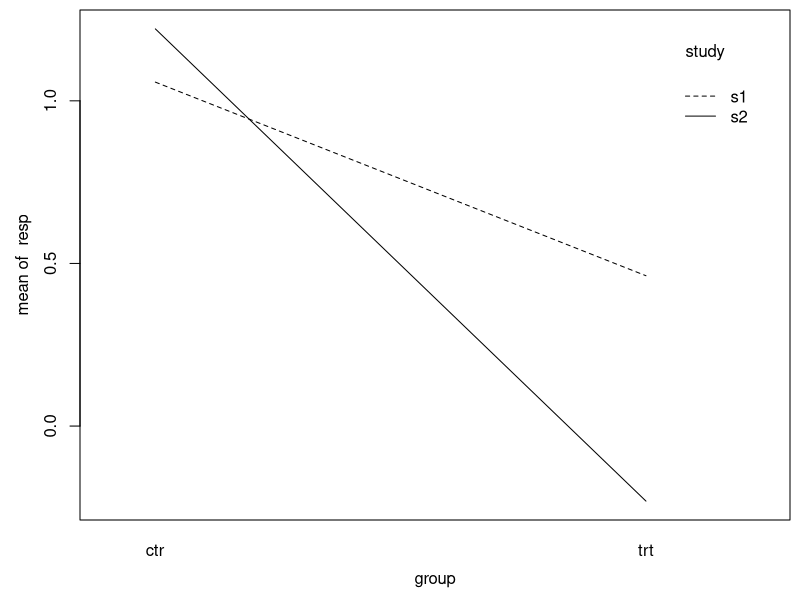
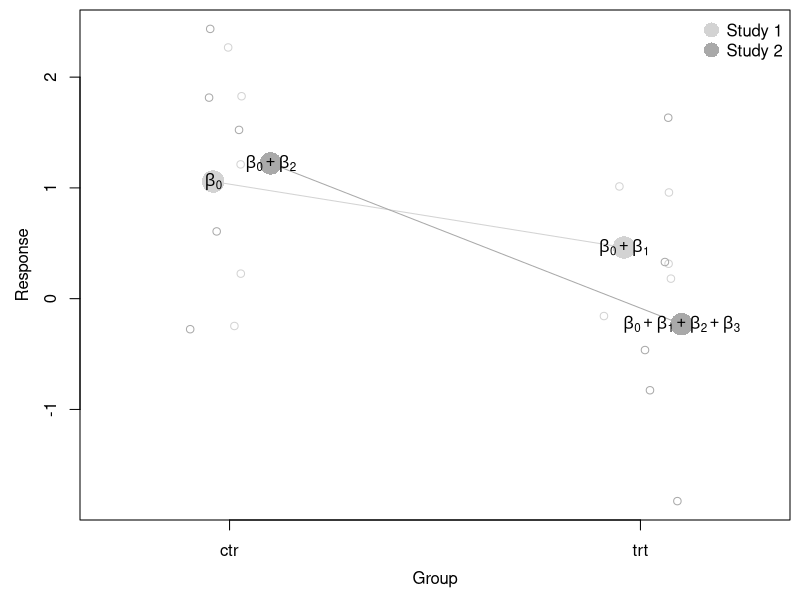
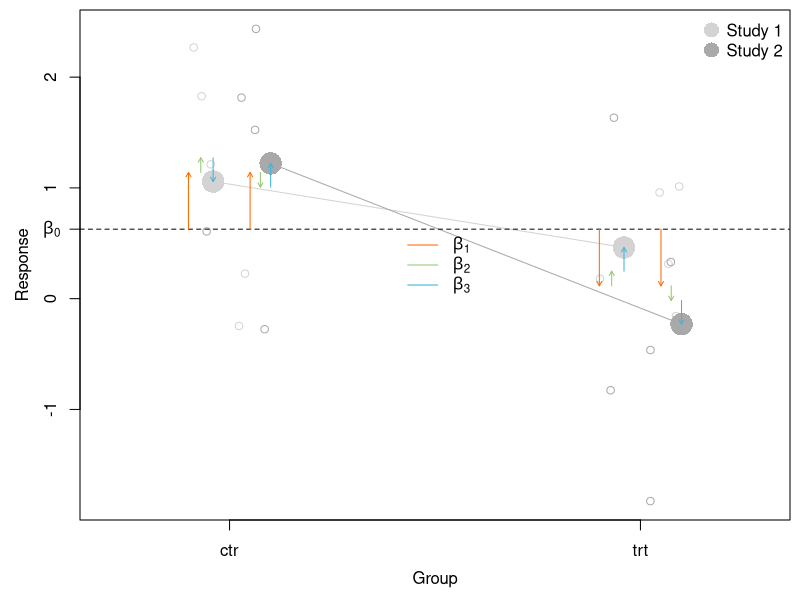

The R script that drew these images, in order:
#' ---
#' title: "Effect vs. dummy coding"
#' author: "Nora Wickelmaier"
#' date: "2024-11-06"
#' categories:
#'   - R
#'   - Categorical predictors
#' output:
#'   md_document:
#'     variant: gfm
#'     preserve_yaml: true
#' ---

#+ include = FALSE
date <- "2024-11-06"
knitr::opts_chunk$set(message = FALSE, warning = FALSE, fig.align = "center", fig.path = paste0("../figures/", date, "_"))

set.seed(1101)

#'
#' Let us look at the differences between effect and dummy coding for regression
#' models with categorical predictors.
#'

#' # Model with one categorical factor
#'
#' Let us simulate some data first, for $$n = 10$$ subjects and a group
#' predictor with levels `ctr` for the control group and `trt` for the treatment
#' group.

dat <- data.frame(id    = factor(1:10),
                  group = factor(c("ctr", "trt")),
                  resp  = c(rnorm(5, 1), rnorm(5)))

aggregate(resp ~ group, data = dat, FUN = mean)

#'
#' Per default are uses so-called dummy coding to represent factors. This means
#' that the reference category (here `ctr`) is set to 0 and the second category
#' is set to 1. R takes the first factor level as reference category in dummy
#' coding.

contrasts(dat$group)

#'
#' You can check the default settings of your R session with

options()$contrasts

#'
#' The first entry `"contr.treatment"` indicates dummy coding.
#'

#' ## Linear model with dummy coding
#'
#' Let us now fit a simple linear regression
#'
#' $$resp = \beta_0 + \beta_1 group + \varepsilon$$
#'
#' with $$\varepsilon \sim N(0,\sigma_{\varepsilon})$$.
#'
#' (For a two-level between factor, this is equivalent to an independent $$t$$
#' test.)

lm1 <- lm(resp ~ group, data = dat)
summary(lm1)

coef(lm1)[1]    # mean ctr
sum(coef(lm1))  # mean trt

#'
#' The interpretation of the parameters is straightforward: The Intercept
#' $$\beta_0$$ is the mean response in the control (here the reference) group
#' ($$\bar x_{ctr} = \beta_0$$) and $$\beta_1$$ is the difference between the
#' control and the treatment group ($$\bar x_{trt} = \beta_0 + \beta_1$$).
#'

#' ## Linear model with effect coding
#'
#' Next, we will fit the same model with effect coding. Hereby, the reference
#' group is coded as $$-1$$.

contrasts(dat$group) <- "contr.sum"
contrasts(dat$group)

#'
#' You can see that for effect coding, R takes the _last_ factor level as
#' reference category.
#'
#' Now, let us refit the model.

lm2 <- lm(resp ~ group, dat)
summary(lm2)

sum(coef(lm2))    # mean ctr
-diff(coef(lm2))  # mean trt

#'
#' In this model, the Intercept $$\beta_0$$ is now the overall mean (often
#' called the grand mean).

mean(dat$resp)

#'
#' And $$\beta_1$$ is the difference of the mean in group 1 (here the control
#' group) to the overall mean and its negative value is the difference of group
#' 1 (treatment group) to the overall mean.
#'

#' # Model with two categorical factors
#'
#' Let us again simulate some data first. This time for $$n = 20$$ subjects, a
#' group predictor like before and an additional factor `study` with two levels
#' `s1` and `s2`.

dat <- data.frame(id    = factor(1:20),
                  group = factor(rep(c("ctr", "trt"), each = 10)),
                  study = factor(rep(c("s1", "s2"), each = 5)),
                  resp  = c(rnorm(10, 1), rnorm(10)))

aggregate(resp ~ group + study, data = dat, FUN = mean)

mean(dat$resp)

#+ interactionplot, fig.width = 3.375, fig.height = 3.375, fig.show = "hide"
par(mai = c(.8, .8, .1, .1), mgp = c(2.4, 1, 0))
with(dat, interaction.plot(group, study, resp))

#+ echo = FALSE
knitr::include_graphics(paste0("https://raw.githubusercontent.com/nwickel/blog/refs/heads/main/figures/", date, "_interactionplot-1.png"))

#'
#' Both factors are now dummy coded, since we did not tell R to do otherwise.

contrasts(dat$group)
contrasts(dat$study)

#' ## Linear model with dummy coding
#'
#' Let us now fit regression model with an interaction term
#'
#' $$resp = \beta_0 + \beta_1 group + \beta_2 study + \beta_3 (group \times
#' study) + \varepsilon$$
#'
#' with $$\varepsilon \sim N(0,\sigma_{\varepsilon})$$.
#'
#' (This is equivalent to a 2x2 ANOVA with two between factors.)

lm3 <- lm(resp ~ group * study, data = dat)
summary(lm3)

#'
#' We can now reconstruct the mean values for all four groups with our
#' parameters. The Intercept $$\beta_0$$ is now the mean response in study 1 for
#' the control group.

coef(lm3)[1]
coef(lm3)[1] + coef(lm3)[2]
coef(lm3)[1] + coef(lm3)[3]
coef(lm3)[1] + coef(lm3)[2] + coef(lm3)[3] + coef(lm3)[4]   # sum(coef(lm3))

#'
#' With dummy coding, we can think of the dummy variables as "controlling" which
#' parameters are entered into the mean calculations and which are not. With
#' only categorical predictors, we get a separate equation for each of the four
#' groups.
#'
#' $$\begin{align*}
#'     resp_{11} & = \beta_0 + \varepsilon                      & mean s1 and crt \\
#'     resp_{12} & = \beta_0 + \beta_1 + \varepsilon            & mean s1 and trt \\
#'     resp_{21} & = \beta_0 + \beta_2 + \varepsilon            & mean s2 and crt \\
#'     resp_{22} & = \beta_0 + \beta_1 + \beta_2 + \beta_3 + \varepsilon  & mean s2 und trt
#' $$\end{align*}

#+ dummyplot, fig.width = 3.375, fig.height = 3.375, fig.show = "hide"
colors <- c("lightgray", "darkgray")

datm <- aggregate(resp ~ group + study, data = dat, FUN = mean)

par(mai = c(.8, .8, .1, .1), mgp = c(2.4, 1, 0))
plot(resp ~ jitter(as.numeric(group), .5), data = dat,
     axes = FALSE,
     col = colors[study],
     xlim = c(.7, 2.3),
     xlab = "Group",
     ylab = "Response")
points(resp ~ c(.96, 1.96), data = datm[datm$study == "s1",],
       col = colors[study],
       cex = 3,
       type = "b",
       pch = 16)
points(resp ~ c(1.1, 2.1), data = datm[datm$study == "s2",],
       col = colors[study],
       cex = 3,
       type = "b",
       pch = 16)

axis(1, at = 1:2, labels = c("ctr", "trt"))
axis(2)
box()

legend("topright", c("Study 1", "Study 2"), col = colors, pch = 16, bty = "n", pt.cex = 2)

text(.96,  datm$resp[datm$group == "ctr" & datm$study == "s1"],
     expression(beta[0]))
text(1.96, datm$resp[datm$group == "trt" & datm$study == "s1"],
     expression(beta[0] + beta[1]))
text(1.1,  datm$resp[datm$group == "ctr" & datm$study == "s2"],
     expression(beta[0] + beta[2]))
text(2.1,  datm$resp[datm$group == "trt" & datm$study == "s2"],
     expression(beta[0] + beta[1] + beta[2] + beta[3]))

knitr::include_graphics(paste0("https://raw.githubusercontent.com/nwickel/blog/refs/heads/main/figures/", date, "_dummyplot-1.png"))

#' ## Linear model with dummy coding

contrasts(dat$group) <- "contr.sum"
contrasts(dat$study) <- "contr.sum"

lm4 <- lm(resp ~ group * study, dat)
summary(lm4)

coef(lm4)[1] + coef(lm4)[2] + coef(lm4)[3] + coef(lm4)[4]
coef(lm4)[1] - coef(lm4)[2] + coef(lm4)[3] - coef(lm4)[4]
coef(lm4)[1] + coef(lm4)[2] - coef(lm4)[3] - coef(lm4)[4]
coef(lm4)[1] - coef(lm4)[2] - coef(lm4)[3] + coef(lm4)[4]   # sum(coef(lm3))

#'
#' With effects coding, all parameters are needed for calculating each of the
#' group means. Only the signs change.
#'
#' $$\begin{align*}
#'     resp_{11} & = \beta_0 + \beta_1 + \beta_2 + \beta_3 + \varepsilon & mean s1 and crt \\
#'     resp_{12} & = \beta_0 - \beta_1 + \beta_2 - \beta_3 + \varepsilon & mean s1 and trt \\
#'     resp_{21} & = \beta_0 + \beta_1 - \beta_2 - \beta_3 + \varepsilon & mean s2 and crt \\
#'     resp_{22} & = \beta_0 - \beta_1 - \beta_2 + \beta_3 + \varepsilon & mean s2 und trt
#' $$\end{align*}
#'

#+ effectplot, fig.width = 3.375, fig.height = 3.375, fig.show = "hide"
par(mai = c(.8, .8, .1, .1), mgp = c(2.4, 1, 0))
plot(resp ~ jitter(as.numeric(group), .5), data = dat,
     axes = FALSE,
     col = colors[study],
     xlim = c(.7, 2.3),
     xlab = "Group",
     ylab = "Response")
points(resp ~ c(.96, 1.96), data = datm[datm$study == "s1",],
       col = colors[study],
       cex = 3,
       type = "b",
       pch = 16)
points(resp ~ c(1.1, 2.1), data = datm[datm$study == "s2",],
       col = colors[study],
       cex = 3,
       type = "b",
       pch = 16)
abline(h = mean(dat$resp), lty = 2)

axis(1, at = 1:2, labels = c("ctr", "trt"))
axis(2)
axis(2, at = coef(lm4)[1], labels = expression(beta[0]), las = 2)
box()

arrows(.9, coef(lm4)[1],
       .9, coef(lm4)[1] + coef(lm4)[2],
       length = 0.05,
       col = "#FF6900")
arrows(.93, coef(lm4)[1] + coef(lm4)[2],
       .93, coef(lm4)[1] + coef(lm4)[2] + coef(lm4)[3],
       length = 0.05,
       col = "#91C86E")
arrows(.96, coef(lm4)[1] + coef(lm4)[2] + coef(lm4)[3],
       .96, coef(lm4)[1] + coef(lm4)[2] + coef(lm4)[3] + coef(lm4)[4],
       length = 0.05,
       col = "#3CB4DC")

arrows(1.05, coef(lm4)[1],
       1.05, coef(lm4)[1] + coef(lm4)[2],
       length = 0.05,
       col = "#FF6900")
arrows(1.075, coef(lm4)[1] + coef(lm4)[2],
       1.075, coef(lm4)[1] + coef(lm4)[2] - coef(lm4)[3],
       length = 0.05,
       col = "#91C86E")
arrows(1.1, coef(lm4)[1] + coef(lm4)[2] - coef(lm4)[3],
       1.1, coef(lm4)[1] + coef(lm4)[2] - coef(lm4)[3] - coef(lm4)[4],
       length = 0.05,
       col = "#3CB4DC")

arrows(1.9, coef(lm4)[1],
       1.9, coef(lm4)[1] - coef(lm4)[2],
       length = 0.05,
       col = "#FF6900")
arrows(1.93, coef(lm4)[1] - coef(lm4)[2],
       1.93, coef(lm4)[1] - coef(lm4)[2] + coef(lm4)[3],
       length = 0.05,
       col = "#91C86E")
arrows(1.96, coef(lm4)[1] - coef(lm4)[2] + coef(lm4)[3],
       1.96, coef(lm4)[1] - coef(lm4)[2] + coef(lm4)[3] - coef(lm4)[4],
       length = 0.05,
       col = "#3CB4DC")

arrows(2.05, coef(lm4)[1],
       2.05, coef(lm4)[1] - coef(lm4)[2],
       length = 0.05,
       col = "#FF6900")
arrows(2.075, coef(lm4)[1] - coef(lm4)[2],
       2.075, coef(lm4)[1] - coef(lm4)[2] - coef(lm4)[3],
       length = 0.05,
       col = "#91C86E")
arrows(2.1, coef(lm4)[1] - coef(lm4)[2] - coef(lm4)[3],
       2.1, coef(lm4)[1] - coef(lm4)[2] - coef(lm4)[3] + coef(lm4)[4],
       length = 0.05,
       col = "#3CB4DC")

legend("center",
       c(expression(beta[1]), expression(beta[2]), expression(beta[3])),
       col = c("#FF6900", "#91C86E", "#3CB4DC"), lty = 1, bty = "n")
legend("topright", c("Study 1", "Study 2"), col = colors, pch = 16, bty = "n", pt.cex = 2)

knitr::include_graphics(paste0("https://raw.githubusercontent.com/nwickel/blog/refs/heads/main/figures/", date, "_effectplot-1.png"))


#' # Setting contrasts globally
#'
#' You can also change the settings for the contrast coding globally in R.


options(contrasts = c("contr.treatment", "contr.poly"))

options()$contrasts

contrasts(factor(1:3))

options(contrasts = c("contr.sum", "contr.poly"))

options()$contrasts

contrasts(factor(1:3))


#' # Session info

sessionInfo()

